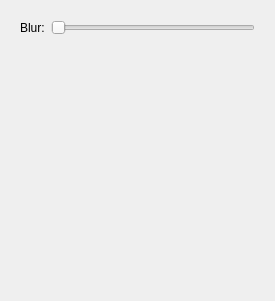
<?xml version="1.0" encoding="UTF-8"?>
<ui version="4.0">
 <class>ModuleFiltersSettings</class>
 <widget class="QWidget" name="ModuleFiltersSettings">
  <property name="geometry">
   <rect>
    <x>0</x>
    <y>0</y>
    <width>275</width>
    <height>301</height>
   </rect>
  </property>
  <property name="windowTitle">
   <string>Form</string>
  </property>
  <layout class="QVBoxLayout" name="verticalLayout">
   <item>
    <widget class="QWidget" name="widget" native="true">
     <layout class="QHBoxLayout" name="horizontalLayout">
      <item>
       <widget class="QLabel" name="label">
        <property name="text">
         <string>Blur:</string>
        </property>
       </widget>
      </item>
      <item>
       <widget class="QSlider" name="horizontalSlider">
        <property name="orientation">
         <enum>Qt::Horizontal</enum>
        </property>
       </widget>
      </item>
     </layout>
    </widget>
   </item>
   <item>
    <spacer name="verticalSpacer">
     <property name="orientation">
      <enum>Qt::Vertical</enum>
     </property>
     <property name="sizeHint" stdset="0">
      <size>
       <width>20</width>
       <height>40</height>
      </size>
     </property>
    </spacer>
   </item>
  </layout>
 </widget>
 <resources/>
 <connections/>
 <slots>
  <slot>changeBlurValue(int)</slot>
 </slots>
</ui>
